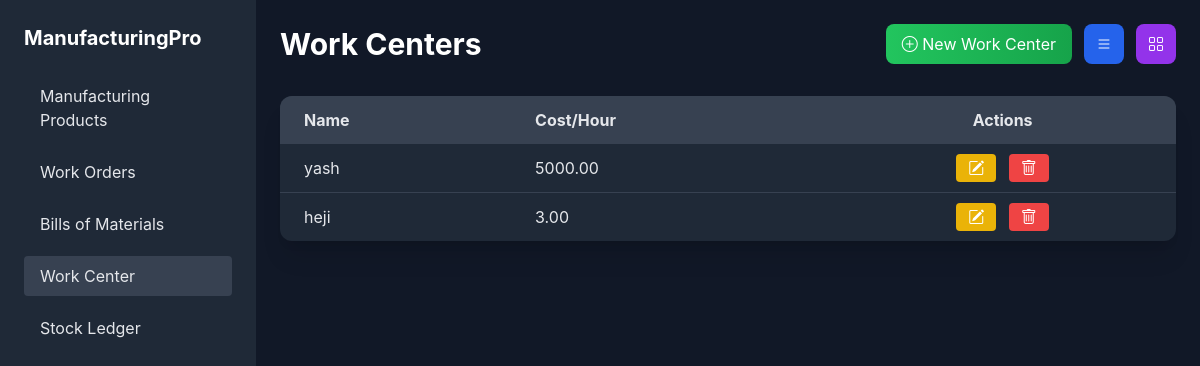
Page /work-centers/ on the earlier database version.
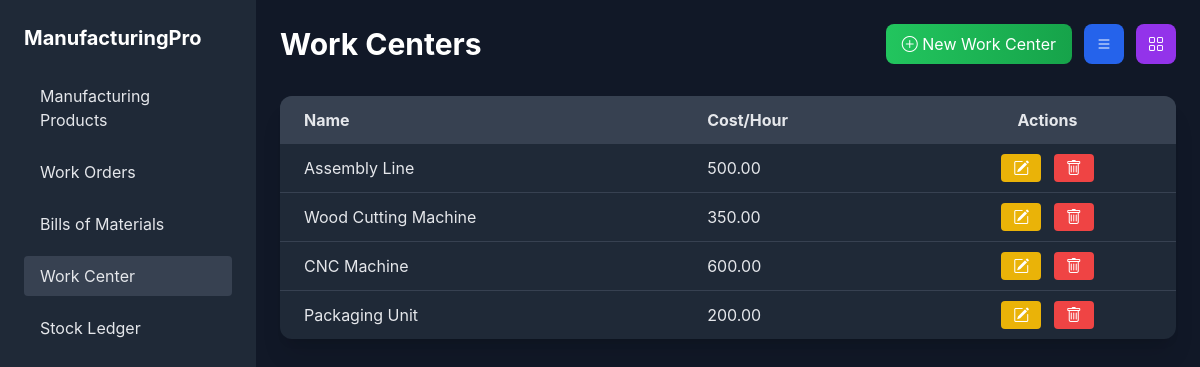
Same page on the later database version.
### myapp/models.py (models this page shows, shortened)
class WorkCenter(models.Model):
    name = models.CharField(max_length=100, unique=True)
    cost_per_hour = models.DecimalField(max_digits=10, decimal_places=2)

### myapp/views.py (the view)
# urls.py: path("work-centers/", views.work_center, name="work_center"),
def work_center(request):
    work_centers = WorkCenter.objects.all()
    return render(request, 'work_center.html', {"work_centers": work_centers})

### templates/work_center.html (shortened to what this page needs)
{% load static %}
<!DOCTYPE html>
<html lang="en">
<head>
  <script src="https://cdn.tailwindcss.com"></script>
  <link href="https://cdn.jsdelivr.net/npm/bootstrap-icons/font/bootstrap-icons.css" rel="stylesheet">
</head>
<body class="bg-gray-900 text-gray-200 min-h-screen flex">
  <aside class="w-64 bg-gray-800 p-6 min-h-screen">
    <h2 class="text-xl font-bold text-white mb-6">ManufacturingPro</h2>
    <nav class="space-y-3">
      <a href="{% url 'work_order_analysis' %}" class="block px-4 py-2 rounded hover:bg-gray-700">Manufacturing
        Products</a>
      <a href="{% url 'work_products' %}" class="block px-4 py-2 rounded hover:bg-gray-700">Work Orders</a>
      <a href="{% url 'bills_of_materials' %}" class="block px-4 py-2 rounded hover:bg-gray-700">Bills of Materials</a>
      <a href="{% url 'work_center' %}" class="block px-4 py-2 rounded bg-gray-700">Work Center</a>
      <a href="{% url 'stock_ledger' %}" class="block px-4 py-2 rounded hover:bg-gray-700">Stock Ledger</a>
    </nav>
  </aside>
  <main class="flex-1 p-6">
    <div class="flex flex-col md:flex-row items-center justify-between gap-4 mb-8">
      <h1 class="text-3xl font-bold text-white">Work Centers</h1>
      <div class="flex items-center gap-3">
        <a href="{% url 'new_work_center' %}"
          class="bg-gradient-to-r from-green-500 to-green-600 text-white px-4 py-2 rounded-lg hover:from-green-600 hover:to-green-700 transition duration-200">
          <i class="bi bi-plus-circle"></i> New Work Center
        </a>
        <button onclick="toggleView('list')"
          class="bg-blue-600 px-3 py-2 rounded-lg hover:bg-blue-700 transition text-white">
          <i class="bi bi-list"></i>
        </button>
        <button onclick="toggleView('grid')"
          class="bg-purple-600 px-3 py-2 rounded-lg hover:bg-purple-700 transition text-white">
          <i class="bi bi-grid"></i>
        </button>
      </div>
    </div>
    <div id="listView" class="block">
      <div class="bg-gray-800 rounded-xl shadow-xl overflow-x-auto">
        <table class="min-w-full text-left">
          <thead class="bg-gray-700 text-gray-200">
            <tr>
              <th class="px-6 py-3">Name</th>
              <th class="px-6 py-3">Cost/Hour</th>
              <th class="px-6 py-3 text-center">Actions</th>
            </tr>
          </thead>
          <tbody class="divide-y divide-gray-700">
            {% for wc in work_centers %}
            <tr class="hover:bg-gray-700/50 transition">
              <td class="px-6 py-3">{{ wc.name }}</td>
              <td class="px-6 py-3">{{ wc.cost_per_hour }}</td>
              <td class="px-6 py-3 text-center space-x-2">
                <a href="{% url 'edit_work_center' wc.id %}"
                  class="px-3 py-1 rounded bg-yellow-500 hover:bg-yellow-600 text-white"><i
                    class="bi bi-pencil-square"></i></a>
                <a href="{% url 'delete_work_center' wc.id %}"
                  class="px-3 py-1 rounded bg-red-500 hover:bg-red-600 text-white"><i class="bi bi-trash"></i></a>
              </td>
            </tr>
            {% empty %}
            <tr>
              <td colspan="3" class="text-center py-4 text-gray-400">No Work Centers Found</td>
            </tr>
            {% endfor %}
          </tbody>
        </table>
      </div>
    </div>
  </main>
</body>
</html>

Differences in the rows shown:
removed WorkCenter: name "yash", cost_per_hour "5000.00"
added WorkCenter: name "Assembly Line", cost_per_hour "500.00"
added WorkCenter: name "Wood Cutting Machine", cost_per_hour "350.00"
changed WorkCenter: name "heji" → "CNC Machine"; cost_per_hour "3.00" → "600.00"
added WorkCenter: name "Packaging Unit", cost_per_hour "200.00"
